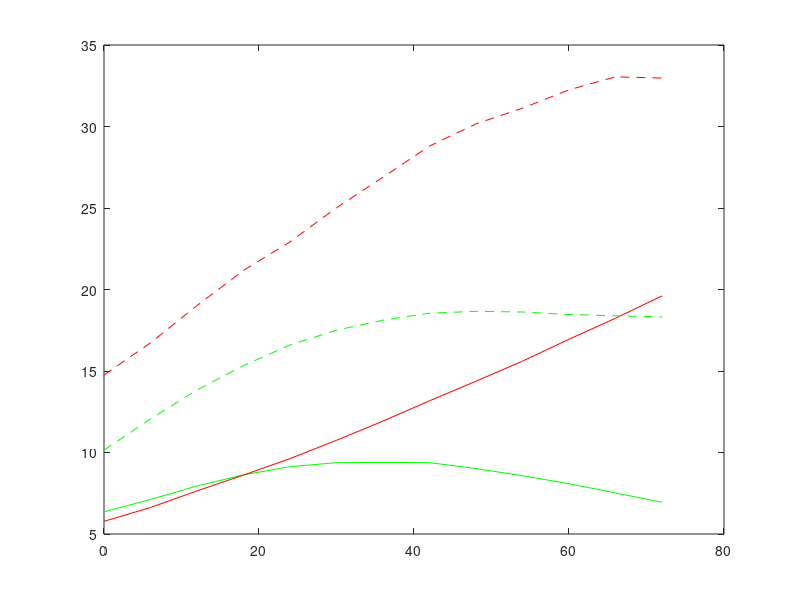
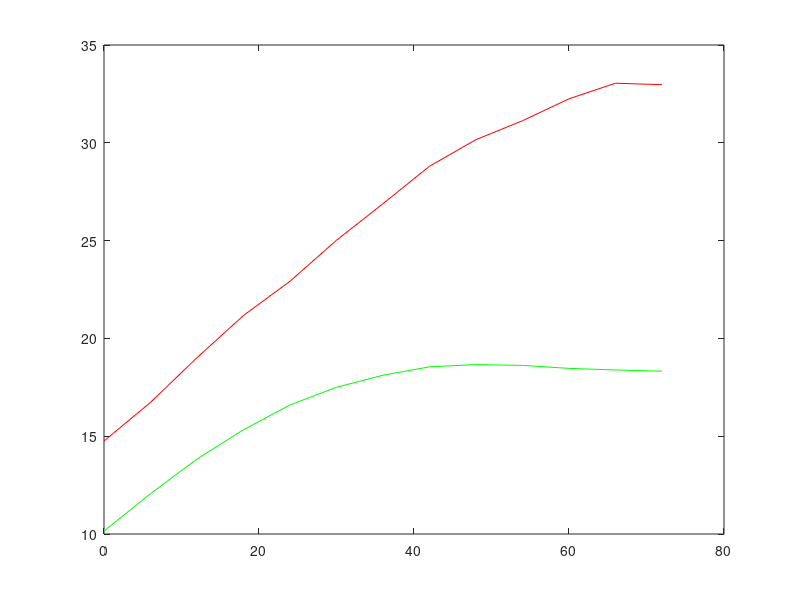

Write the MATLAB code that produced these figures, in order.
co_culture = csvread('exp1_data_co_manual_average_MATLAB.csv');

mono_culture = csvread('exp1_data_mono_clipped_low_manual_MATLAB.csv');

time = co_culture(1:13,2);
co_culture_red = co_culture(1:13,1);
co_culture_green = co_culture(14:26,1);
mono_culture_red = mono_culture(1:13,1);
mono_culture_green = mono_culture(14:26,1);

figure(1)
plot(time, co_culture_green,'g')
hold on
plot(time, co_culture_red, 'r')
plot(time, mono_culture_green,'g','LineStyle','--')
plot(time, mono_culture_red, 'r','LineStyle','--')
hold off

figure(2)
plot(time, mono_culture_green,'g')
hold on
plot(time, mono_culture_red, 'r')
hold off